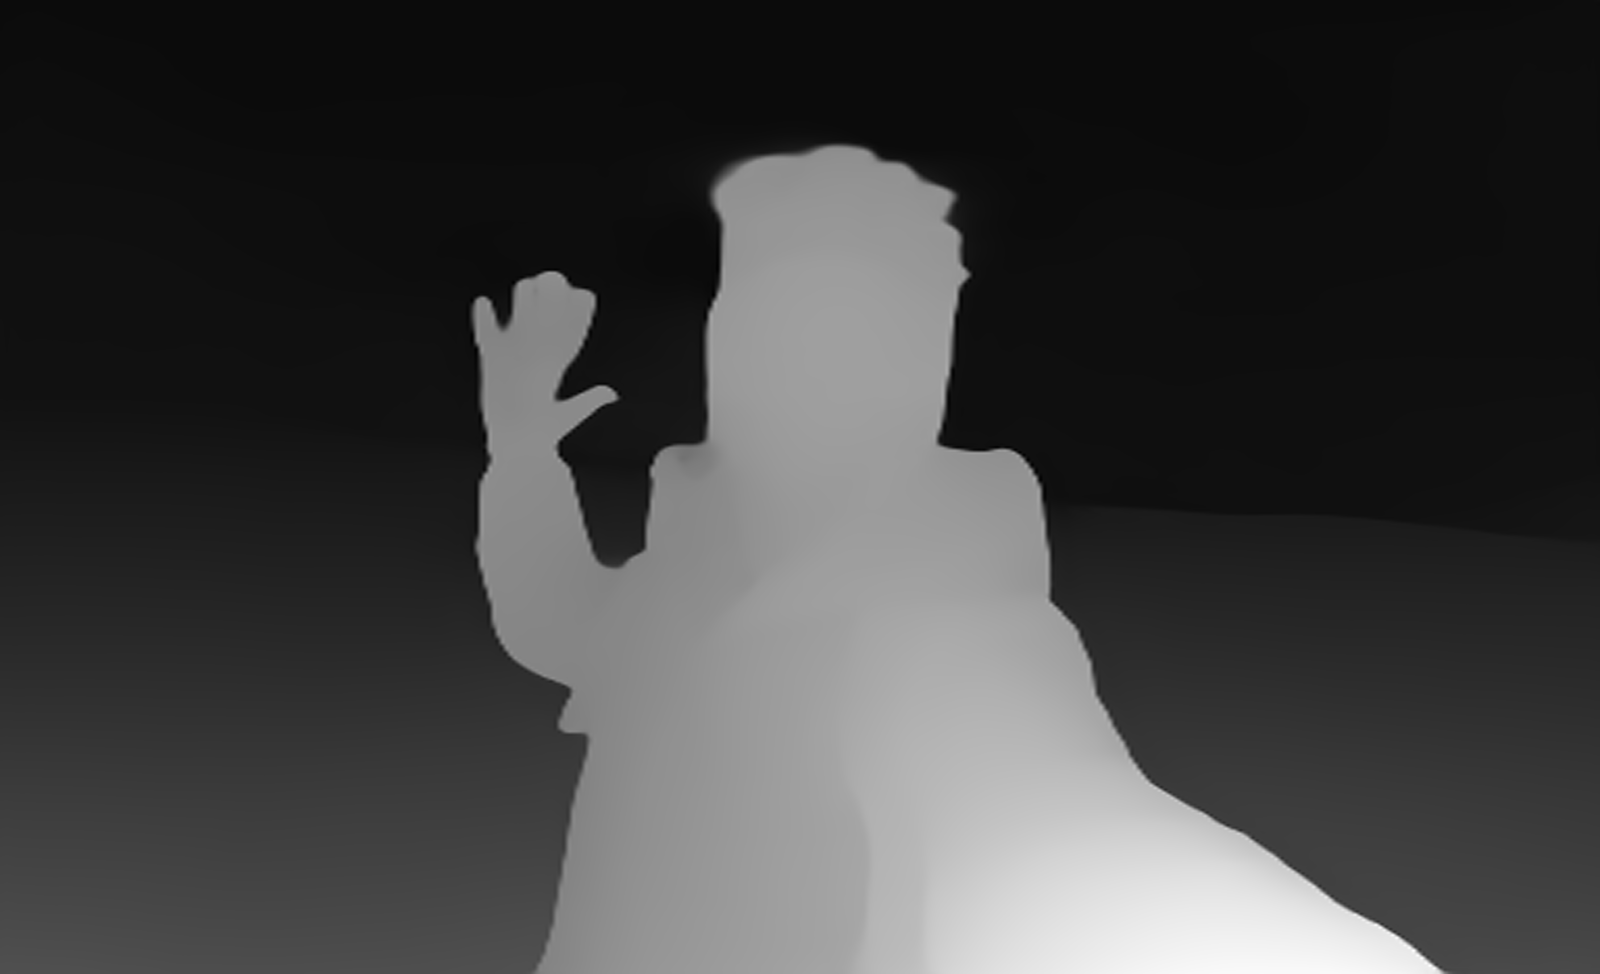

This figure's Python source:
from PIL import Image
import torch
import torchvision.transforms as T
import numpy as np


image_path = "mountain.png"
output_image_path = "depth.png"

# MiDaS
#model_path = "midas_model.pt"
#model_type = "MiDaS_small" 
model_path = "midas_large_model.pt"
model_type = "DPT_Large"  
model = torch.hub.load("intel-isl/MiDaS", model_type)

# Charger les poids du modèle
model.load_state_dict(torch.load(model_path, map_location=torch.device('cpu')))
model.eval()

# CPU
device = torch.device("cpu")
model.to(device)

input_image = Image.open(image_path).convert("RGB")  # Conversion RGB
transform = T.Compose([
    T.Resize((384, 384)),
    T.ToTensor(),                  # Conversion tensor PyTorch
    T.Normalize(mean=[0.5], std=[0.5])  # Normalisation for MiDaS
])

input_batch = transform(input_image).unsqueeze(0).to(device)

# No grad to save memory
with torch.no_grad():
    prediction = model(input_batch)

# Redimension
prediction = torch.nn.functional.interpolate(
    prediction.unsqueeze(1),
    size=input_image.size[::-1],
    mode="bicubic",
    align_corners=False
).squeeze()

# Normalise bewteen 0 and 255
output_image = prediction.cpu().numpy()
output_image = (output_image - output_image.min()) / (output_image.max() - output_image.min())  # 0 et 1
output_image = (output_image * 255).astype(np.uint8)  # Convert into integer

Image.fromarray(output_image).save(output_image_path)
print(f"Image de profondeur sauvegardée : {output_image_path}")